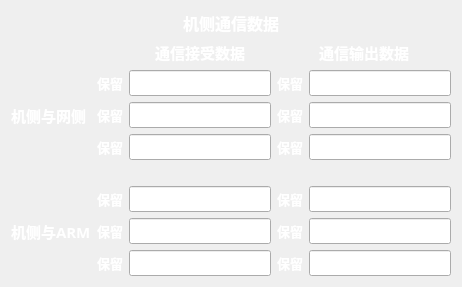
     <widget class="QFrame" name="frame_2">
      <layout class="QGridLayout" name="gridLayout_6">
       <item row="4" column="3">
        <widget class="QLabel" name="label_37">
         <property name="sizePolicy">
          <sizepolicy hsizetype="Fixed" vsizetype="Fixed">
           <horstretch>0</horstretch>
           <verstretch>0</verstretch>
          </sizepolicy>
         </property>
         <property name="font">
          <font>
           <family>Adobe 黑体 Std R</family>
           <pointsize>10</pointsize>
           <weight>75</weight>
           <bold>true</bold>
          </font>
         </property>
         <property name="styleSheet">
          <string notr="true">color: rgb(255, 255, 255);</string>
         </property>
         <property name="text">
          <string>保留</string>
         </property>
         <property name="alignment">
          <set>Qt::AlignRight|Qt::AlignTrailing|Qt::AlignVCenter</set>
         </property>
        </widget>
       </item>
       <item row="4" column="4">
        <widget class="QLineEdit" name="lineEdit_25">
         <property name="sizePolicy">
          <sizepolicy hsizetype="Fixed" vsizetype="Fixed">
           <horstretch>0</horstretch>
           <verstretch>0</verstretch>
          </sizepolicy>
         </property>
         <property name="font">
          <font>
           <family>Adobe 黑体 Std R</family>
           <pointsize>10</pointsize>
           <weight>75</weight>
           <bold>true</bold>
          </font>
         </property>
         <property name="styleSheet">
          <string notr="true">color: rgb(255, 255, 255);</string>
         </property>
        </widget>
       </item>
       <item row="2" column="3">
        <widget class="QLabel" name="label_38">
         <property name="sizePolicy">
          <sizepolicy hsizetype="Fixed" vsizetype="Fixed">
           <horstretch>0</horstretch>
           <verstretch>0</verstretch>
          </sizepolicy>
         </property>
         <property name="font">
          <font>
           <family>Adobe 黑体 Std R</family>
           <pointsize>10</pointsize>
           <weight>75</weight>
           <bold>true</bold>
          </font>
         </property>
         <property name="styleSheet">
          <string notr="true">color: rgb(255, 255, 255);</string>
         </property>
         <property name="text">
          <string>保留</string>
         </property>
         <property name="alignment">
          <set>Qt::AlignRight|Qt::AlignTrailing|Qt::AlignVCenter</set>
         </property>
        </widget>
       </item>
       <item row="4" column="2">
        <widget class="QLineEdit" name="lineEdit_26">
         <property name="sizePolicy">
          <sizepolicy hsizetype="Fixed" vsizetype="Fixed">
           <horstretch>0</horstretch>
           <verstretch>0</verstretch>
          </sizepolicy>
         </property>
         <property name="font">
          <font>
           <family>Adobe 黑体 Std R</family>
           <pointsize>10</pointsize>
           <weight>75</weight>
           <bold>true</bold>
          </font>
         </property>
         <property name="styleSheet">
          <string notr="true">color: rgb(255, 255, 255);</string>
         </property>
        </widget>
       </item>
       <item row="1" column="3" colspan="2">
        <widget class="QLabel" name="label_39">
         <property name="sizePolicy">
          <sizepolicy hsizetype="Preferred" vsizetype="Fixed">
           <horstretch>0</horstretch>
           <verstretch>0</verstretch>
          </sizepolicy>
         </property>
         <property name="font">
          <font>
           <family>Adobe 黑体 Std R</family>
           <pointsize>11</pointsize>
           <weight>75</weight>
           <bold>true</bold>
          </font>
         </property>
         <property name="styleSheet">
          <string notr="true">color: rgb(255, 255, 255);</string>
         </property>
         <property name="text">
          <string>通信输出数据</string>
         </property>
         <property name="alignment">
          <set>Qt::AlignCenter</set>
         </property>
        </widget>
       </item>
       <item row="3" column="1">
        <widget class="QLabel" name="label_40">
         <property name="sizePolicy">
          <sizepolicy hsizetype="Fixed" vsizetype="Fixed">
           <horstretch>0</horstretch>
           <verstretch>0</verstretch>
          </sizepolicy>
         </property>
         <property name="font">
          <font>
           <family>Adobe 黑体 Std R</family>
           <pointsize>10</pointsize>
           <weight>75</weight>
           <bold>true</bold>
          </font>
         </property>
         <property name="styleSheet">
          <string notr="true">color: rgb(255, 255, 255);</string>
         </property>
         <property name="text">
          <string>保留</string>
         </property>
         <property name="alignment">
          <set>Qt::AlignRight|Qt::AlignTrailing|Qt::AlignVCenter</set>
         </property>
        </widget>
       </item>
       <item row="7" column="0">
        <widget class="QLabel" name="label_41">
         <property name="font">
          <font>
           <family>Adobe 黑体 Std R</family>
           <pointsize>11</pointsize>
           <weight>75</weight>
           <bold>true</bold>
          </font>
         </property>
         <property name="styleSheet">
          <string notr="true">color: rgb(255, 255, 255);</string>
         </property>
         <property name="text">
          <string>机侧与ARM</string>
         </property>
        </widget>
       </item>
       <item row="6" column="3">
        <widget class="QLabel" name="label_42">
         <property name="sizePolicy">
          <sizepolicy hsizetype="Fixed" vsizetype="Fixed">
           <horstretch>0</horstretch>
           <verstretch>0</verstretch>
          </sizepolicy>
         </property>
         <property name="font">
          <font>
           <family>Adobe 黑体 Std R</family>
           <pointsize>10</pointsize>
           <weight>75</weight>
           <bold>true</bold>
          </font>
         </property>
         <property name="styleSheet">
          <string notr="true">color: rgb(255, 255, 255);</string>
         </property>
         <property name="text">
          <string>保留</string>
         </property>
         <property name="alignment">
          <set>Qt::AlignRight|Qt::AlignTrailing|Qt::AlignVCenter</set>
         </property>
        </widget>
       </item>
       <item row="7" column="4">
        <widget class="QLineEdit" name="lineEdit_27">
         <property name="sizePolicy">
          <sizepolicy hsizetype="Fixed" vsizetype="Fixed">
           <horstretch>0</horstretch>
           <verstretch>0</verstretch>
          </sizepolicy>
         </property>
         <property name="font">
          <font>
           <family>Adobe 黑体 Std R</family>
           <pointsize>10</pointsize>
           <weight>75</weight>
           <bold>true</bold>
          </font>
         </property>
         <property name="styleSheet">
          <string notr="true">color: rgb(255, 255, 255);</string>
         </property>
        </widget>
       </item>
       <item row="8" column="3">
        <widget class="QLabel" name="label_43">
         <property name="sizePolicy">
          <sizepolicy hsizetype="Fixed" vsizetype="Fixed">
           <horstretch>0</horstretch>
           <verstretch>0</verstretch>
          </sizepolicy>
         </property>
         <property name="font">
          <font>
           <family>Adobe 黑体 Std R</family>
           <pointsize>10</pointsize>
           <weight>75</weight>
           <bold>true</bold>
          </font>
         </property>
         <property name="styleSheet">
          <string notr="true">color: rgb(255, 255, 255);</string>
         </property>
         <property name="text">
          <string>保留</string>
         </property>
         <property name="alignment">
          <set>Qt::AlignRight|Qt::AlignTrailing|Qt::AlignVCenter</set>
         </property>
        </widget>
       </item>
       <item row="0" column="0" colspan="5">
        <widget class="QLabel" name="label_44">
         <property name="sizePolicy">
          <sizepolicy hsizetype="Preferred" vsizetype="Fixed">
           <horstretch>0</horstretch>
           <verstretch>0</verstretch>
          </sizepolicy>
         </property>
         <property name="font">
          <font>
           <family>Adobe 黑体 Std R</family>
           <pointsize>12</pointsize>
           <weight>75</weight>
           <bold>true</bold>
          </font>
         </property>
         <property name="styleSheet">
          <string notr="true">color: rgb(255, 255, 255);</string>
         </property>
         <property name="text">
          <string>机侧通信数据</string>
         </property>
         <property name="alignment">
          <set>Qt::AlignCenter</set>
         </property>
        </widget>
       </item>
       <item row="2" column="4">
        <widget class="QLineEdit" name="lineEdit_28">
         <property name="sizePolicy">
          <sizepolicy hsizetype="Fixed" vsizetype="Fixed">
           <horstretch>0</horstretch>
           <verstretch>0</verstretch>
          </sizepolicy>
         </property>
         <property name="font">
          <font>
           <family>Adobe 黑体 Std R</family>
           <pointsize>10</pointsize>
           <weight>75</weight>
           <bold>true</bold>
          </font>
         </property>
         <property name="styleSheet">
          <string notr="true">color: rgb(255, 255, 255);</string>
         </property>
        </widget>
       </item>
       <item row="6" column="2">
        <widget class="QLineEdit" name="lineEdit_29">
         <property name="sizePolicy">
          <sizepolicy hsizetype="Fixed" vsizetype="Fixed">
           <horstretch>0</horstretch>
           <verstretch>0</verstretch>
          </sizepolicy>
         </property>
         <property name="font">
          <font>
           <family>Adobe 黑体 Std R</family>
           <pointsize>10</pointsize>
           <weight>75</weight>
           <bold>true</bold>
          </font>
         </property>
         <property name="styleSheet">
          <string notr="true">color: rgb(255, 255, 255);</string>
         </property>
        </widget>
       </item>
       <item row="3" column="0">
        <widget class="QLabel" name="label_45">
         <property name="font">
          <font>
           <family>Adobe 黑体 Std R</family>
           <pointsize>11</pointsize>
           <weight>75</weight>
           <bold>true</bold>
          </font>
         </property>
         <property name="styleSheet">
          <string notr="true">color: rgb(255, 255, 255);</string>
         </property>
         <property name="text">
          <string>机侧与网侧</string>
         </property>
        </widget>
       </item>
       <item row="7" column="2">
        <widget class="QLineEdit" name="lineEdit_30">
         <property name="sizePolicy">
          <sizepolicy hsizetype="Fixed" vsizetype="Fixed">
           <horstretch>0</horstretch>
           <verstretch>0</verstretch>
          </sizepolicy>
         </property>
         <property name="font">
          <font>
           <family>Adobe 黑体 Std R</family>
           <pointsize>10</pointsize>
           <weight>75</weight>
           <bold>true</bold>
          </font>
         </property>
         <property name="styleSheet">
          <string notr="true">color: rgb(255, 255, 255);</string>
         </property>
        </widget>
       </item>
       <item row="4" column="1">
        <widget class="QLabel" name="label_46">
         <property name="sizePolicy">
          <sizepolicy hsizetype="Fixed" vsizetype="Fixed">
           <horstretch>0</horstretch>
           <verstretch>0</verstretch>
          </sizepolicy>
         </property>
         <property name="font">
          <font>
           <family>Adobe 黑体 Std R</family>
           <pointsize>10</pointsize>
           <weight>75</weight>
           <bold>true</bold>
          </font>
         </property>
         <property name="styleSheet">
          <string notr="true">color: rgb(255, 255, 255);</string>
         </property>
         <property name="text">
          <string>保留</string>
         </property>
         <property name="alignment">
          <set>Qt::AlignRight|Qt::AlignTrailing|Qt::AlignVCenter</set>
         </property>
        </widget>
       </item>
       <item row="8" column="1">
        <widget class="QLabel" name="label_47">
         <property name="sizePolicy">
          <sizepolicy hsizetype="Fixed" vsizetype="Fixed">
           <horstretch>0</horstretch>
           <verstretch>0</verstretch>
          </sizepolicy>
         </property>
         <property name="font">
          <font>
           <family>Adobe 黑体 Std R</family>
           <pointsize>10</pointsize>
           <weight>75</weight>
           <bold>true</bold>
          </font>
         </property>
         <property name="styleSheet">
          <string notr="true">color: rgb(255, 255, 255);</string>
         </property>
         <property name="text">
          <string>保留</string>
         </property>
         <property name="alignment">
          <set>Qt::AlignRight|Qt::AlignTrailing|Qt::AlignVCenter</set>
         </property>
        </widget>
       </item>
       <item row="6" column="4">
        <widget class="QLineEdit" name="lineEdit_31">
         <property name="sizePolicy">
          <sizepolicy hsizetype="Fixed" vsizetype="Fixed">
           <horstretch>0</horstretch>
           <verstretch>0</verstretch>
          </sizepolicy>
         </property>
         <property name="font">
          <font>
           <family>Adobe 黑体 Std R</family>
           <pointsize>10</pointsize>
           <weight>75</weight>
           <bold>true</bold>
          </font>
         </property>
         <property name="styleSheet">
          <string notr="true">color: rgb(255, 255, 255);</string>
         </property>
        </widget>
       </item>
       <item row="3" column="3">
        <widget class="QLabel" name="label_48">
         <property name="sizePolicy">
          <sizepolicy hsizetype="Fixed" vsizetype="Fixed">
           <horstretch>0</horstretch>
           <verstretch>0</verstretch>
          </sizepolicy>
         </property>
         <property name="font">
          <font>
           <family>Adobe 黑体 Std R</family>
           <pointsize>10</pointsize>
           <weight>75</weight>
           <bold>true</bold>
          </font>
         </property>
         <property name="styleSheet">
          <string notr="true">color: rgb(255, 255, 255);</string>
         </property>
         <property name="text">
          <string>保留</string>
         </property>
         <property name="alignment">
          <set>Qt::AlignRight|Qt::AlignTrailing|Qt::AlignVCenter</set>
         </property>
        </widget>
       </item>
       <item row="8" column="4">
        <widget class="QLineEdit" name="lineEdit_32">
         <property name="sizePolicy">
          <sizepolicy hsizetype="Fixed" vsizetype="Fixed">
           <horstretch>0</horstretch>
           <verstretch>0</verstretch>
          </sizepolicy>
         </property>
         <property name="font">
          <font>
           <family>Adobe 黑体 Std R</family>
           <pointsize>10</pointsize>
           <weight>75</weight>
           <bold>true</bold>
          </font>
         </property>
         <property name="styleSheet">
          <string notr="true">color: rgb(255, 255, 255);</string>
         </property>
        </widget>
       </item>
       <item row="1" column="2">
        <widget class="QLabel" name="label_49">
         <property name="sizePolicy">
          <sizepolicy hsizetype="Preferred" vsizetype="Fixed">
           <horstretch>0</horstretch>
           <verstretch>0</verstretch>
          </sizepolicy>
         </property>
         <property name="font">
          <font>
           <family>Adobe 黑体 Std R</family>
           <pointsize>11</pointsize>
           <weight>75</weight>
           <bold>true</bold>
          </font>
         </property>
         <property name="styleSheet">
          <string notr="true">color: rgb(255, 255, 255);</string>
         </property>
         <property name="text">
          <string>通信接受数据</string>
         </property>
         <property name="alignment">
          <set>Qt::AlignCenter</set>
         </property>
        </widget>
       </item>
       <item row="3" column="4">
        <widget class="QLineEdit" name="lineEdit_33">
         <property name="sizePolicy">
          <sizepolicy hsizetype="Fixed" vsizetype="Fixed">
           <horstretch>0</horstretch>
           <verstretch>0</verstretch>
          </sizepolicy>
         </property>
         <property name="font">
          <font>
           <family>Adobe 黑体 Std R</family>
           <pointsize>10</pointsize>
           <weight>75</weight>
           <bold>true</bold>
          </font>
         </property>
         <property name="styleSheet">
          <string notr="true">color: rgb(255, 255, 255);</string>
         </property>
        </widget>
       </item>
       <item row="3" column="2">
        <widget class="QLineEdit" name="lineEdit_34">
         <property name="sizePolicy">
          <sizepolicy hsizetype="Fixed" vsizetype="Fixed">
           <horstretch>0</horstretch>
           <verstretch>0</verstretch>
          </sizepolicy>
         </property>
         <property name="font">
          <font>
           <family>Adobe 黑体 Std R</family>
           <pointsize>10</pointsize>
           <weight>75</weight>
           <bold>true</bold>
          </font>
         </property>
         <property name="styleSheet">
          <string notr="true">color: rgb(255, 255, 255);</string>
         </property>
        </widget>
       </item>
       <item row="6" column="1">
        <widget class="QLabel" name="label_50">
         <property name="sizePolicy">
          <sizepolicy hsizetype="Fixed" vsizetype="Fixed">
           <horstretch>0</horstretch>
           <verstretch>0</verstretch>
          </sizepolicy>
         </property>
         <property name="font">
          <font>
           <family>Adobe 黑体 Std R</family>
           <pointsize>10</pointsize>
           <weight>75</weight>
           <bold>true</bold>
          </font>
         </property>
         <property name="styleSheet">
          <string notr="true">color: rgb(255, 255, 255);</string>
         </property>
         <property name="text">
          <string>保留</string>
         </property>
         <property name="alignment">
          <set>Qt::AlignRight|Qt::AlignTrailing|Qt::AlignVCenter</set>
         </property>
        </widget>
       </item>
       <item row="8" column="2">
        <widget class="QLineEdit" name="lineEdit_35">
         <property name="sizePolicy">
          <sizepolicy hsizetype="Fixed" vsizetype="Fixed">
           <horstretch>0</horstretch>
           <verstretch>0</verstretch>
          </sizepolicy>
         </property>
         <property name="font">
          <font>
           <family>Adobe 黑体 Std R</family>
           <pointsize>10</pointsize>
           <weight>75</weight>
           <bold>true</bold>
          </font>
         </property>
         <property name="styleSheet">
          <string notr="true">color: rgb(255, 255, 255);</string>
         </property>
        </widget>
       </item>
       <item row="7" column="3">
        <widget class="QLabel" name="label_51">
         <property name="sizePolicy">
          <sizepolicy hsizetype="Fixed" vsizetype="Fixed">
           <horstretch>0</horstretch>
           <verstretch>0</verstretch>
          </sizepolicy>
         </property>
         <property name="font">
          <font>
           <family>Adobe 黑体 Std R</family>
           <pointsize>10</pointsize>
           <weight>75</weight>
           <bold>true</bold>
          </font>
         </property>
         <property name="styleSheet">
          <string notr="true">color: rgb(255, 255, 255);</string>
         </property>
         <property name="text">
          <string>保留</string>
         </property>
         <property name="alignment">
          <set>Qt::AlignRight|Qt::AlignTrailing|Qt::AlignVCenter</set>
         </property>
        </widget>
       </item>
       <item row="2" column="1">
        <widget class="QLabel" name="label_52">
         <property name="sizePolicy">
          <sizepolicy hsizetype="Fixed" vsizetype="Fixed">
           <horstretch>0</horstretch>
           <verstretch>0</verstretch>
          </sizepolicy>
         </property>
         <property name="font">
          <font>
           <family>Adobe 黑体 Std R</family>
           <pointsize>10</pointsize>
           <weight>75</weight>
           <bold>true</bold>
          </font>
         </property>
         <property name="styleSheet">
          <string notr="true">color: rgb(255, 255, 255);</string>
         </property>
         <property name="text">
          <string>保留</string>
         </property>
         <property name="alignment">
          <set>Qt::AlignRight|Qt::AlignTrailing|Qt::AlignVCenter</set>
         </property>
        </widget>
       </item>
       <item row="7" column="1">
        <widget class="QLabel" name="label_53">
         <property name="sizePolicy">
          <sizepolicy hsizetype="Fixed" vsizetype="Fixed">
           <horstretch>0</horstretch>
           <verstretch>0</verstretch>
          </sizepolicy>
         </property>
         <property name="font">
          <font>
           <family>Adobe 黑体 Std R</family>
           <pointsize>10</pointsize>
           <weight>75</weight>
           <bold>true</bold>
          </font>
         </property>
         <property name="styleSheet">
          <string notr="true">color: rgb(255, 255, 255);</string>
         </property>
         <property name="text">
          <string>保留</string>
         </property>
         <property name="alignment">
          <set>Qt::AlignRight|Qt::AlignTrailing|Qt::AlignVCenter</set>
         </property>
        </widget>
       </item>
       <item row="2" column="2">
        <widget class="QLineEdit" name="lineEdit_36">
         <property name="sizePolicy">
          <sizepolicy hsizetype="Fixed" vsizetype="Fixed">
           <horstretch>0</horstretch>
           <verstretch>0</verstretch>
          </sizepolicy>
         </property>
         <property name="font">
          <font>
           <family>Adobe 黑体 Std R</family>
           <pointsize>10</pointsize>
           <weight>75</weight>
           <bold>true</bold>
          </font>
         </property>
         <property name="styleSheet">
          <string notr="true">color: rgb(255, 255, 255);</string>
         </property>
         <property name="alignment">
          <set>Qt::AlignLeading|Qt::AlignLeft|Qt::AlignVCenter</set>
         </property>
        </widget>
       </item>
       <item row="5" column="1">
        <widget class="QLabel" name="label_54">
         <property name="sizePolicy">
          <sizepolicy hsizetype="Preferred" vsizetype="Fixed">
           <horstretch>0</horstretch>
           <verstretch>0</verstretch>
          </sizepolicy>
         </property>
         <property name="text">
          <string/>
         </property>
        </widget>
       </item>
      </layout>
     </widget>
